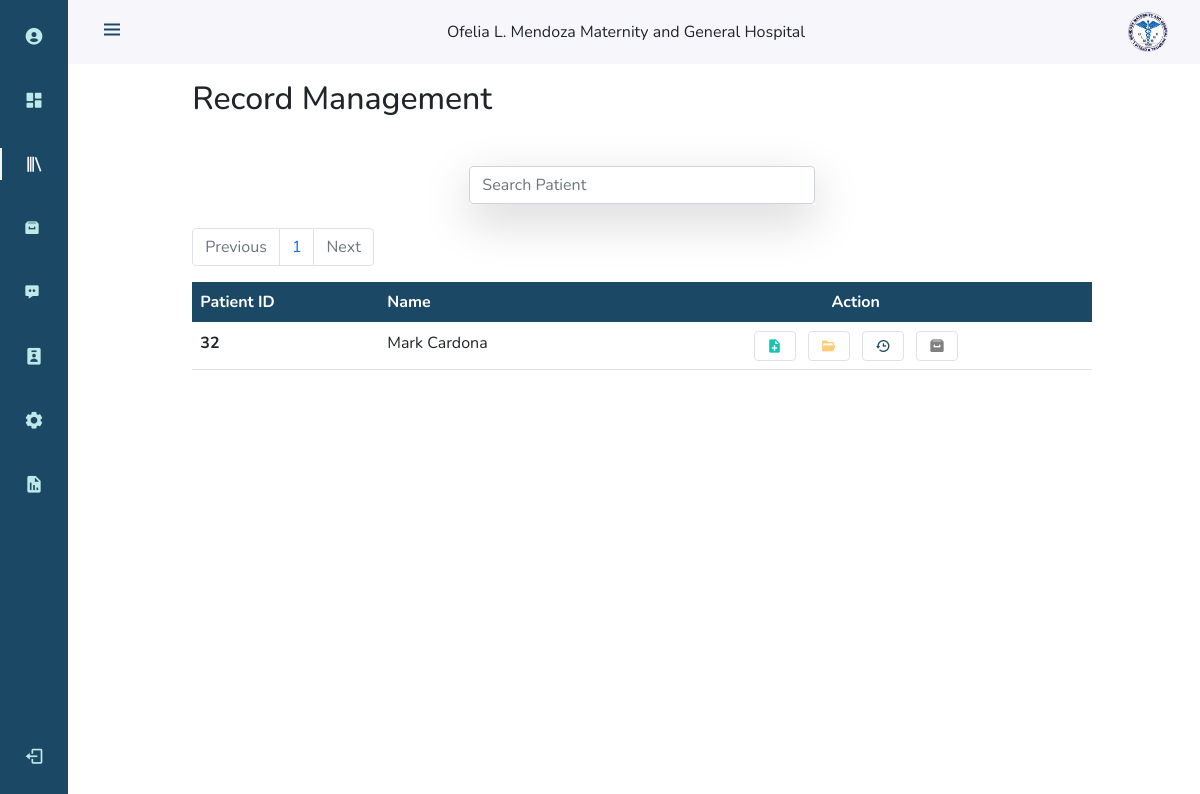
The page /php/patients_record_management/patients_records.php (signed in) on the database its author committed.
### tables this page shows
CREATE TABLE `tbl_accounts` (
  `acc_id` int(40) NOT NULL,
  `auto_id` varchar(255) NOT NULL,
  `username` varchar(100) NOT NULL,
  `password` varchar(300) NOT NULL,
  `first_name` varchar(100) NOT NULL,
  `middle_name` varchar(100) DEFAULT NULL,
  `last_name` varchar(100) NOT NULL,
  `email` varchar(60) NOT NULL,
  `emp_id` varchar(100) NOT NULL,
  `position` varchar(40) NOT NULL,
  `date_created` date DEFAULT NULL,
  `time_created` time DEFAULT NULL
);

CREATE TABLE `tbl_patients` (
  `patient_id` int(30) NOT NULL,
  `username` varchar(60) NOT NULL,
  `password` varchar(60) NOT NULL,
  `first_name` varchar(50) NOT NULL,
  `middle_name` varchar(50) DEFAULT NULL,
  `last_name` varchar(50) NOT NULL,
  `contact_no` varchar(20) NOT NULL,
  `email` varchar(60) DEFAULT NULL,
  `sex` varchar(10) NOT NULL,
  `religion` varchar(30) DEFAULT NULL,
  `address` varchar(150) NOT NULL,
  `birthdate` varchar(30) NOT NULL,
  `occupation` varchar(30) DEFAULT NULL,
  `status` varchar(255) NOT NULL,
  `record_status` varchar(255) NOT NULL,
  `date_added` date DEFAULT NULL,
  `time_added` time DEFAULT NULL,
  `pass_status` varchar(20) NOT NULL DEFAULT 'default'
);

### php/patients_record_management/patients_records.php (the view, shortened to what this page needs)
<?php
include_once '../dbconn.php';
$limit = 50;
$page = isset($_GET['page']) ? $_GET['page'] : 1;
$start = ($page - 1) * $limit;
$get_count_stmt = $connection->prepare("SELECT count(patient_id) as id FROM tbl_patients WHERE record_status = 'Active';");
$get_count_stmt->execute();
$count_result = $get_count_stmt->get_result();
$count_row = $count_result->fetch_array(MYSQLI_ASSOC);
$total = $count_row['id'];
$pages =  ceil($total/$limit);
$Previous = $page - 1;
$Next = $page + 1;
$connection->real_query("SELECT * FROM tbl_patients WHERE record_status = 'Active' ORDER BY date_added,time_added DESC LIMIT $start,$limit");
$patients_result = $connection->use_result();
?>
<!DOCTYPE html>
<html lang="en">
<head>
    <link href="https://cdn.jsdelivr.net/npm/bootstrap@5.0.2/dist/css/bootstrap.min.css" rel="stylesheet">
    <link href='https://unpkg.com/boxicons@2.0.9/css/boxicons.min.css' rel='stylesheet'>
    <link href='../../css/patients_records.css' rel='stylesheet'>
    <link rel="stylesheet" href="../../css/nav.css">
</head>
<body id="body-pd">
<?php include_once '../admin_nav.php';?>
                <div class="row my-3">
                        <div class="col-12">
                                        <div class="row justify-content-center">
                                            <div class="col-10 mx-5 my-3">
                                                <h2>Record Management</h2>
                                            </div>
                                        </div>
                                        <div class="row my-4 justify-content-center">
                                            <div class="col-md-4">
                                                <form>
                                                        <div class="form-group shadow-lg">
                                                            <input type="text" class="form-control" id="search_patient" placeholder="Search Patient">
                                                        </div>
                                                </form>
                                            </div>
                                        </div>
                                                <div class="row justify-content-center">
                                                    <div class="col-10">
                                                        <nav aria-label="Page navigation example">
                                                            <ul class="pagination">
                                                                <?php
                                                                    if($Previous>0)
                                                                    {
                                                                       echo' <li class="page-item">
                                                                            <a class="page-link" href="patients_records.php?page='.$Previous.'">Previous</a>
                                                                        </li>';
                                                                    }else{
                                                                        echo' <li class="page-item disabled">
                                                                            <a class="page-link" href="#">Previous</a>
                                                                        </li>';
                                                                    }
                                                                    for($i=1; $i<=$pages; $i++)
                                                                    {
                                                                        echo '<li class="page-item"><a class="page-link" href="patients_records.php?page='.$i.'">'.$i.'</a></li>';
                                                                    }
                                                                    if($Next<=$pages)
                                                                    {
                                                                       echo' <li class="page-item">
                                                                            <a class="page-link" href="patients_records.php?page='.$Next.'">Next</a>
                                                                        </li>';
                                                                    }else{
                                                                        echo' <li class="page-item disabled">
                                                                            <a class="page-link" href="#">Next</a>
                                                                        </li>';
                                                                    }
                                                                ?>
                                                            </ul>
                                                        </nav>
                                                    </div>
                                                </div>
                                        <div class="row justify-content-center">
                                            <div class="col-md-10">
                                                <table class="table">
                                                    <thead class="text-white">
                                                        <tr>
                                                            <th scope="col">Patient ID</th>
                                                            <th scope="col">Name</th>
                                                            <th scope="col" class="text-center">Action</th>
                                                        </tr>
                                                    </thead>
                                                    <tbody>
                                                            <?php
                                                            foreach ($patients_result as $row_patient) {
                                                                        echo "
                                                                        <tr>
                                                                            <th scope='row'>".$row_patient["patient_id"]."</th>
                                                                            <td>".$row_patient["first_name"]." ".$row_patient["middle_name"]." ".$row_patient["last_name"]."</td>
                                                                            <td class='text-center'> ";
                                                                                if($row_patient['status']=="Admitted")
                                                                                {
                                                                                    echo "<i class='bx bxs-file-plus mx-1 btn border create_record discharge' id='".$row_patient['patient_id']."' title='Create Record'></i>";
                                                                                }else{
                                                                                    echo "<i class='bx bxs-file-plus mx-1 btn border create_record' id='".$row_patient['patient_id']."' title='Create Record'></i>";
                                                                                }
                                                                                echo"
                                                                                <i class='bx bxs-folder-open mx-1 btn border view_records' id='".$row_patient['patient_id']."' title='View Records'></i>
                                                                                <i class='bx bx-history mx-1 btn border history' id='".$row_patient['patient_id']."' title='History'></i>
                                                                                <i class='bx bxs-archive mx-1 btn border archive' id='".$row_patient['patient_id']."' title='Archive'></i>
                                                                            </td>
                                                                        </tr>";
                                                            }
                                                            ?>
                                                    </tbody>
                                                </table>
                                            </div>
                                        </div>
                            </div>
                        </div>
</body>
</html>

### php/admin_nav.php (shortened to what this page needs)
<?php
include_once '../dbconn.php';
$ID = $_SESSION['ID'];
 $sql = "SELECT * FROM tbl_accounts where acc_id = '$ID'";
 $result = $conn -> query($sql);
 if($result->num_rows>0)
 {
    while($row = $result -> fetch_assoc())
    {
         $active_account_name = $row['first_name'];
         echo '
        <header class="header" id="header">
            <div class="header_toggle"> <i class="bx bx-menu" id="header-toggle"></i> </div>
            <div>  Ofelia L. Mendoza Maternity and General Hospital </div>
            <div class="header_img"> <img src="../../images/ofelia_logo.png" alt=""> </div>
        </header>
        <div class="l-navbar" id="nav-bar">
            <nav class="nav nav_class">
                <div>
                    <div class="nav_list">
                        <a href="../profile/view_profile.php" class="nav_link" title="Profile" id="profile_link"> <i class="bx bxs-user-circle nav_icon"></i> <span class="nav_name">'.$active_account_name.'</span> </a>
                        <a href="../dashboard/dashboard.php" class="nav_link" title="Dashboard" id="dashboard_link"> <i class="bx bxs-dashboard nav_icon"></i> <span class="nav_name">Dashboard</span> </a>
                        <a href="../patients_record_management/patients_records.php" title="Patients Records" class="nav_link" id="record_management_link"> <i class="bx bx-library nav_icon"></i> <span class="nav_name">Patients Records</span> </a>
                        <a href="../patients_record_archive/patients_archive.php" title="Patient Archived Records" class="nav_link" id="archive_link"> <i class="bx bxs-archive"></i> <span class="nav_name">Patients Record Archive</span> </a>
                        <a href="../patients_follow_ups/patients_follow_ups.php" title="Patients Follow Ups" class="nav_link" id="followup_link"><i class="bx bxs-message-dots"></i> <span class="nav_name"> Patients Follow Ups <sup></sup></span></a>
                        <a href="../patients/patients.php" class="nav_link" title="Patients" id ="patients_link"> <i class="bx bxs-user-badge nav_icon"></i> <span class="nav_name">Patients</span> </a>
                        ';
                        if(isset($_SESSION["position"]) && $_SESSION["position"]=="Administrator"){
                        echo'
                        <a href="../account_management/account_management.php" title="Accounts Management" class="nav_link" id="account_management_link"> <i class="bx bxs-cog nav_icon"></i> <span class="nav_name">Accounts Management</span> </a>
                        <a href="../report_generation/report_generation.php" title="Reports" class="nav_link" id="report_generation_link"> <i class="bx bxs-report nav_icon"></i> <span class="nav_name">Generate Reports</span> </a>
                        ';}
                        echo'
                    </div>
                </div>
                <a onclick="logout()" title="Sign Out" id="logout" class="nav_link"> <i class="bx bx-log-out nav_icon"></i> <span class="nav_name">Log out</span> </a>
            </nav>
        </div> ';
    }
 }
?>

### css/patients_records.css (style rules this page uses)
thead { background-color: rgb(27, 73, 101); }
#record_management_link { color: #F7F6FB; }
#record_management_link::before { content: ''; position: absolute; left: 0; width: 2px; height: 32px; background-color:#F7F6FB; }
.btn.create_record { background-color: white; color: rgb(23, 195, 178); }
.btn.view_records { background-color: white; color: rgb(255, 203, 119); }
.btn.archive { background-color: white; color: gray; }
.btn.history { background-color: white; color: rgb(27, 73, 101); }

### css/nav.css (style rules this page uses)
:root { --header-height: 3rem; --nav-width: 68px; --first-color: #1B4965; --first-color-light: #BEE9E8; --white-color: #F7F6FB; --body-font: 'Nunito', sans-serif; --normal-font-size: 1rem; --z-fixed: 100 }
body { position: relative; margin: var(--header-height) 0 0 0; padding: 0 1rem; font-family: var(--body-font); font-size: var(--normal-font-size); transition: .5s }
a { text-decoration: none }
.header { width: 100%; height: var(--header-height); position: fixed; top: 0; left: 0; display: flex; align-items: center; justify-content: space-between; padding: 0 1rem; background-color: var(--white-color); z-index: var(--z-fixed); transition: .5s }
.header_toggle { color: var(--first-color); font-size: 1.5rem; cursor: pointer }
.header_img { width: 35px; height: 35px; display: flex; justify-content: center; border-radius: 50%; overflow: hidden }
.header_img img { width: 40px }
.l-navbar { position: fixed; top: 0; left: -30%; width: var(--nav-width); height: 100vh; background-color: var(--first-color); padding: .5rem 1rem 0 0; transition: .5s; z-index: var(--z-fixed) }
.nav_class { height: 100%; display: flex; flex-direction: column; justify-content: space-between; overflow: hidden }
.nav_logo, .nav_link { display: grid; grid-template-columns: max-content max-content; align-items: center; column-gap: 1rem; padding: .5rem 0 .5rem 1.5rem }
.nav_link { position: relative; color: var(--first-color-light); margin-bottom: 1.5rem; transition: .3s }
.nav_icon { font-size: 1.25rem }
#logout { cursor: pointer; }
@media screen and (min-width: 768px) { body { margin: calc(var(--header-height) + 1rem) 0 0 0; padding-left: calc(var(--nav-width) + 2rem) } }
@media screen and (min-width: 768px) { .header { height: calc(var(--header-height) + 1rem); padding: 0 2rem 0 calc(var(--nav-width) + 2rem) } }
@media screen and (min-width: 768px) { .header_img { width: 40px; height: 40px } }
@media screen and (min-width: 768px) { .header_img img { width: 45px } }
@media screen and (min-width: 768px) { .l-navbar { left: 0; padding: 1rem 1rem 0 0 } }

### rows shown on the page
tbl_patients: patient_id "32", first_name "Mark", last_name "Cardona"
